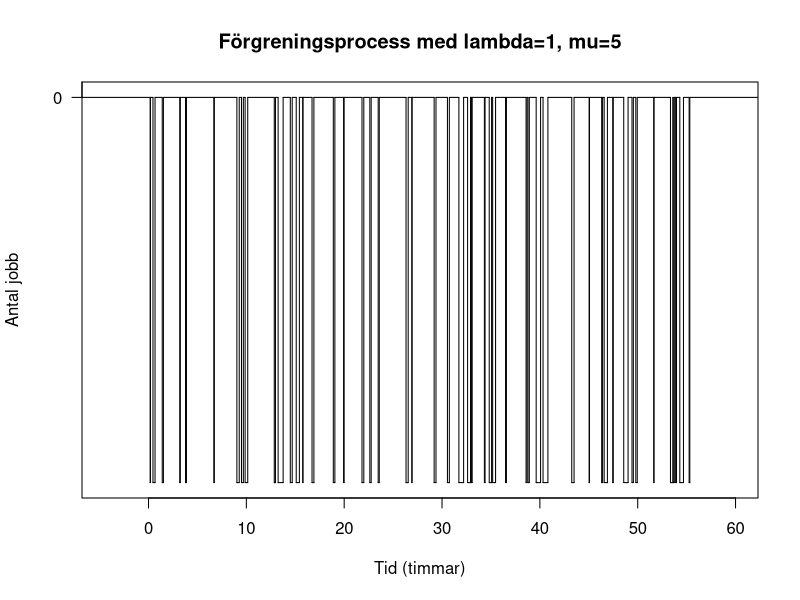

Write R code to recreate this figure.
## ---- chunk 1
# Denna funktion utgör ett skal för en födelse-dödsprocess med intensiteter
# lambda och mu.
# Funktionen returnerar en lista med tider för tillståndsbyten och tillstånd.
bd_process <- function(lambda, mu, initial_state = 0, steps = 100) {
    time_now <- 0
    state_now <- initial_state
    # Dessa vektorer ska byggas på i loopen nedan
    time <- 0
    state <- initial_state
    for (i in 1:steps) {

        # Om tillståndet är 3 så är lambda 0
        if (state_now == 3) {
            lambda_now <- 0
        } else {
            lambda_now <- lambda
        }



        # Om tillståndet är 0 så är mu 0
        if (state_now == 0) {
            mu_now <- 0
        } else {
            mu_now <- mu
        }



        time_to_transition <- rexp(1, lambda_now + mu_now) # ty tiden till nästa tillståndsbyte är exponentialfördelad med parametern lambda_now + mu_now



        # Om tillståndet är 0 så minskar det med 1, annars så ökar det med 1
        if (state_now == 0) {
            state_now <- state_now - 1
        } else {
            state_now <- state_now + 1
        }


        time_now <- time_now + time_to_transition # time nu är tiden från starten
        time <- c(time, time_now) # time är en vektor som innehåller alla tider från starten
        state <- c(state, state_now) # state är en vektor som innehåller alla tillstånd från starten
    }
    # Returnera en lista med de två vektorerna tid och state
    list(time = time, state = state)
}
## ---- chunk 2
# Sätt slumptalsfröet för reproducerbarhet
set.seed(040911)
forslag1 <- bd_process(lambda = 1, mu = 5)
# Här låter vi argumenten initial_state och steps vara på sina defaultvärden,
# så de behöver inte anges.
# Hämta ut vektorerna tid och state
time1 <- forslag1$time
state1 <- forslag1$state

# Skapa en trappstegsplot av processen
plot(stepfun(time1[-1], state1),
     do.points = FALSE,         # Visa inte punkter
     xlab = "Tid (timmar)",     # X-axeletikett
     ylab = "Antal jobb",       # Y-axeletikett
     main = "Förgreningsprocess med lambda=1, mu=5", # Titel
     yaxt = "n")                # Inaktivera standard y-axel

# Lägg till anpassad y-axel med heltal
axis(2, at = c(0:3), las = 2)   # Horisontella etiketter
